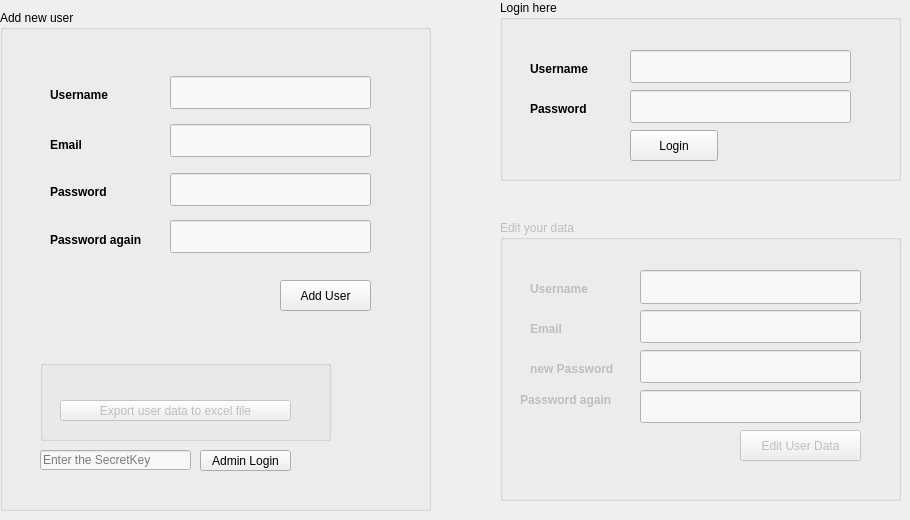
    <widget class="QWidget" name="tab_3">
     <attribute name="title">
      <string>Page</string>
     </attribute>
     <widget class="QGroupBox" name="groupBox_2">
      <property name="geometry">
       <rect>
        <x>500</x>
        <y>0</y>
        <width>401</width>
        <height>181</height>
       </rect>
      </property>
      <property name="autoFillBackground">
       <bool>false</bool>
      </property>
      <property name="styleSheet">
       <string notr="true"/>
      </property>
      <property name="title">
       <string>Login here</string>
      </property>
      <widget class="QLabel" name="label_25">
       <property name="geometry">
        <rect>
         <x>30</x>
         <y>60</y>
         <width>71</width>
         <height>17</height>
        </rect>
       </property>
       <property name="font">
        <font>
         <weight>75</weight>
         <bold>true</bold>
        </font>
       </property>
       <property name="text">
        <string>Username</string>
       </property>
      </widget>
      <widget class="QLineEdit" name="lineEdit_15">
       <property name="geometry">
        <rect>
         <x>130</x>
         <y>50</y>
         <width>221</width>
         <height>33</height>
        </rect>
       </property>
       <property name="styleSheet">
        <string notr="true">background-color: rgb(248, 248, 248);</string>
       </property>
       <property name="echoMode">
        <enum>QLineEdit::Normal</enum>
       </property>
      </widget>
      <widget class="QLineEdit" name="lineEdit_16">
       <property name="geometry">
        <rect>
         <x>130</x>
         <y>90</y>
         <width>221</width>
         <height>33</height>
        </rect>
       </property>
       <property name="styleSheet">
        <string notr="true">background-color: rgb(248, 248, 248);</string>
       </property>
       <property name="echoMode">
        <enum>QLineEdit::Password</enum>
       </property>
      </widget>
      <widget class="QLabel" name="label_27">
       <property name="geometry">
        <rect>
         <x>30</x>
         <y>100</y>
         <width>71</width>
         <height>17</height>
        </rect>
       </property>
       <property name="font">
        <font>
         <weight>75</weight>
         <bold>true</bold>
        </font>
       </property>
       <property name="text">
        <string>Password</string>
       </property>
      </widget>
      <widget class="QPushButton" name="pushButton_13">
       <property name="geometry">
        <rect>
         <x>130</x>
         <y>130</y>
         <width>88</width>
         <height>31</height>
        </rect>
       </property>
       <property name="text">
        <string>Login</string>
       </property>
      </widget>
     </widget>
     <widget class="QGroupBox" name="groupBox_3">
      <property name="geometry">
       <rect>
        <x>0</x>
        <y>10</y>
        <width>431</width>
        <height>501</height>
       </rect>
      </property>
      <property name="styleSheet">
       <string notr="true"/>
      </property>
      <property name="title">
       <string>Add new user</string>
      </property>
      <widget class="QLabel" name="label_3">
       <property name="geometry">
        <rect>
         <x>50</x>
         <y>76</y>
         <width>71</width>
         <height>17</height>
        </rect>
       </property>
       <property name="font">
        <font>
         <weight>75</weight>
         <bold>true</bold>
        </font>
       </property>
       <property name="text">
        <string>Username</string>
       </property>
      </widget>
      <widget class="QLineEdit" name="lineEdit_11">
       <property name="geometry">
        <rect>
         <x>170</x>
         <y>66</y>
         <width>201</width>
         <height>33</height>
        </rect>
       </property>
       <property name="styleSheet">
        <string notr="true">background-color: rgb(248, 248, 248);</string>
       </property>
      </widget>
      <widget class="QLabel" name="label_12">
       <property name="geometry">
        <rect>
         <x>50</x>
         <y>126</y>
         <width>71</width>
         <height>17</height>
        </rect>
       </property>
       <property name="font">
        <font>
         <weight>75</weight>
         <bold>true</bold>
        </font>
       </property>
       <property name="text">
        <string>Email</string>
       </property>
      </widget>
      <widget class="QLineEdit" name="lineEdit_12">
       <property name="geometry">
        <rect>
         <x>170</x>
         <y>114</y>
         <width>201</width>
         <height>33</height>
        </rect>
       </property>
       <property name="styleSheet">
        <string notr="true">background-color: rgb(248, 248, 248);</string>
       </property>
      </widget>
      <widget class="QLabel" name="label_22">
       <property name="geometry">
        <rect>
         <x>50</x>
         <y>173</y>
         <width>71</width>
         <height>17</height>
        </rect>
       </property>
       <property name="font">
        <font>
         <weight>75</weight>
         <bold>true</bold>
        </font>
       </property>
       <property name="text">
        <string>Password</string>
       </property>
      </widget>
      <widget class="QLineEdit" name="lineEdit_13">
       <property name="geometry">
        <rect>
         <x>170</x>
         <y>163</y>
         <width>201</width>
         <height>33</height>
        </rect>
       </property>
       <property name="styleSheet">
        <string notr="true">background-color: rgb(248, 248, 248);</string>
       </property>
       <property name="echoMode">
        <enum>QLineEdit::Password</enum>
       </property>
      </widget>
      <widget class="QLabel" name="label_23">
       <property name="geometry">
        <rect>
         <x>50</x>
         <y>220</y>
         <width>111</width>
         <height>20</height>
        </rect>
       </property>
       <property name="font">
        <font>
         <weight>75</weight>
         <bold>true</bold>
        </font>
       </property>
       <property name="text">
        <string>Password again</string>
       </property>
      </widget>
      <widget class="QLineEdit" name="lineEdit_14">
       <property name="geometry">
        <rect>
         <x>170</x>
         <y>210</y>
         <width>201</width>
         <height>33</height>
        </rect>
       </property>
       <property name="styleSheet">
        <string notr="true">background-color: rgb(248, 248, 248);</string>
       </property>
       <property name="echoMode">
        <enum>QLineEdit::Password</enum>
       </property>
      </widget>
      <widget class="QPushButton" name="pushButton_11">
       <property name="geometry">
        <rect>
         <x>280</x>
         <y>270</y>
         <width>91</width>
         <height>31</height>
        </rect>
       </property>
       <property name="text">
        <string>Add User</string>
       </property>
      </widget>
      <widget class="QLabel" name="label_11">
       <property name="geometry">
        <rect>
         <x>30</x>
         <y>250</y>
         <width>271</width>
         <height>17</height>
        </rect>
       </property>
       <property name="text">
        <string/>
       </property>
      </widget>
      <widget class="QGroupBox" name="groupBox_5">
       <property name="enabled">
        <bool>false</bool>
       </property>
       <property name="geometry">
        <rect>
         <x>40</x>
         <y>350</y>
         <width>291</width>
         <height>81</height>
        </rect>
       </property>
       <property name="title">
        <string/>
       </property>
       <widget class="QPushButton" name="pushButton_33">
        <property name="geometry">
         <rect>
          <x>20</x>
          <y>40</y>
          <width>231</width>
          <height>21</height>
         </rect>
        </property>
        <property name="text">
         <string>Export user data to excel file</string>
        </property>
       </widget>
      </widget>
      <widget class="QLineEdit" name="lineEdit_30">
       <property name="geometry">
        <rect>
         <x>40</x>
         <y>440</y>
         <width>151</width>
         <height>20</height>
        </rect>
       </property>
       <property name="styleSheet">
        <string notr="true">background-color: rgb(248, 248, 248);</string>
       </property>
       <property name="inputMask">
        <string/>
       </property>
       <property name="echoMode">
        <enum>QLineEdit::Password</enum>
       </property>
       <property name="placeholderText">
        <string>Enter the SecretKey</string>
       </property>
      </widget>
      <widget class="QPushButton" name="pushButton_34">
       <property name="geometry">
        <rect>
         <x>200</x>
         <y>440</y>
         <width>91</width>
         <height>21</height>
        </rect>
       </property>
       <property name="text">
        <string>Admin Login</string>
       </property>
      </widget>
     </widget>
     <widget class="QGroupBox" name="groupBox_4">
      <property name="enabled">
       <bool>false</bool>
      </property>
      <property name="geometry">
       <rect>
        <x>500</x>
        <y>220</y>
        <width>401</width>
        <height>281</height>
       </rect>
      </property>
      <property name="styleSheet">
       <string notr="true"/>
      </property>
      <property name="title">
       <string>Edit your data</string>
      </property>
      <widget class="QLabel" name="label_30">
       <property name="geometry">
        <rect>
         <x>30</x>
         <y>60</y>
         <width>80</width>
         <height>17</height>
        </rect>
       </property>
       <property name="font">
        <font>
         <weight>75</weight>
         <bold>true</bold>
        </font>
       </property>
       <property name="text">
        <string>Username</string>
       </property>
      </widget>
      <widget class="QLabel" name="label_32">
       <property name="geometry">
        <rect>
         <x>30</x>
         <y>100</y>
         <width>71</width>
         <height>17</height>
        </rect>
       </property>
       <property name="font">
        <font>
         <weight>75</weight>
         <bold>true</bold>
        </font>
       </property>
       <property name="text">
        <string>Email</string>
       </property>
      </widget>
      <widget class="QLineEdit" name="lineEdit_19">
       <property name="geometry">
        <rect>
         <x>140</x>
         <y>170</y>
         <width>221</width>
         <height>33</height>
        </rect>
       </property>
       <property name="styleSheet">
        <string notr="true">background-color: rgb(248, 248, 248);</string>
       </property>
       <property name="echoMode">
        <enum>QLineEdit::Password</enum>
       </property>
      </widget>
      <widget class="QLineEdit" name="lineEdit_17">
       <property name="geometry">
        <rect>
         <x>140</x>
         <y>50</y>
         <width>221</width>
         <height>34</height>
        </rect>
       </property>
       <property name="styleSheet">
        <string notr="true">background-color: rgb(248, 248, 248);</string>
       </property>
      </widget>
      <widget class="QLabel" name="label_29">
       <property name="geometry">
        <rect>
         <x>30</x>
         <y>140</y>
         <width>101</width>
         <height>17</height>
        </rect>
       </property>
       <property name="font">
        <font>
         <weight>75</weight>
         <bold>true</bold>
        </font>
       </property>
       <property name="text">
        <string>new Password</string>
       </property>
      </widget>
      <widget class="QLabel" name="label_31">
       <property name="geometry">
        <rect>
         <x>20</x>
         <y>170</y>
         <width>111</width>
         <height>20</height>
        </rect>
       </property>
       <property name="font">
        <font>
         <weight>75</weight>
         <bold>true</bold>
        </font>
       </property>
       <property name="text">
        <string>Password again</string>
       </property>
      </widget>
      <widget class="QLineEdit" name="lineEdit_18">
       <property name="geometry">
        <rect>
         <x>140</x>
         <y>130</y>
         <width>221</width>
         <height>33</height>
        </rect>
       </property>
       <property name="styleSheet">
        <string notr="true">background-color: rgb(248, 248, 248);</string>
       </property>
       <property name="echoMode">
        <enum>QLineEdit::Password</enum>
       </property>
      </widget>
      <widget class="QPushButton" name="pushButton_12">
       <property name="geometry">
        <rect>
         <x>240</x>
         <y>210</y>
         <width>121</width>
         <height>31</height>
        </rect>
       </property>
       <property name="text">
        <string>Edit User Data</string>
       </property>
      </widget>
      <widget class="QLineEdit" name="lineEdit_20">
       <property name="geometry">
        <rect>
         <x>140</x>
         <y>90</y>
         <width>221</width>
         <height>33</height>
        </rect>
       </property>
       <property name="styleSheet">
        <string notr="true">background-color: rgb(248, 248, 248);</string>
       </property>
       <property name="echoMode">
        <enum>QLineEdit::Normal</enum>
       </property>
      </widget>
     </widget>
    </widget>
